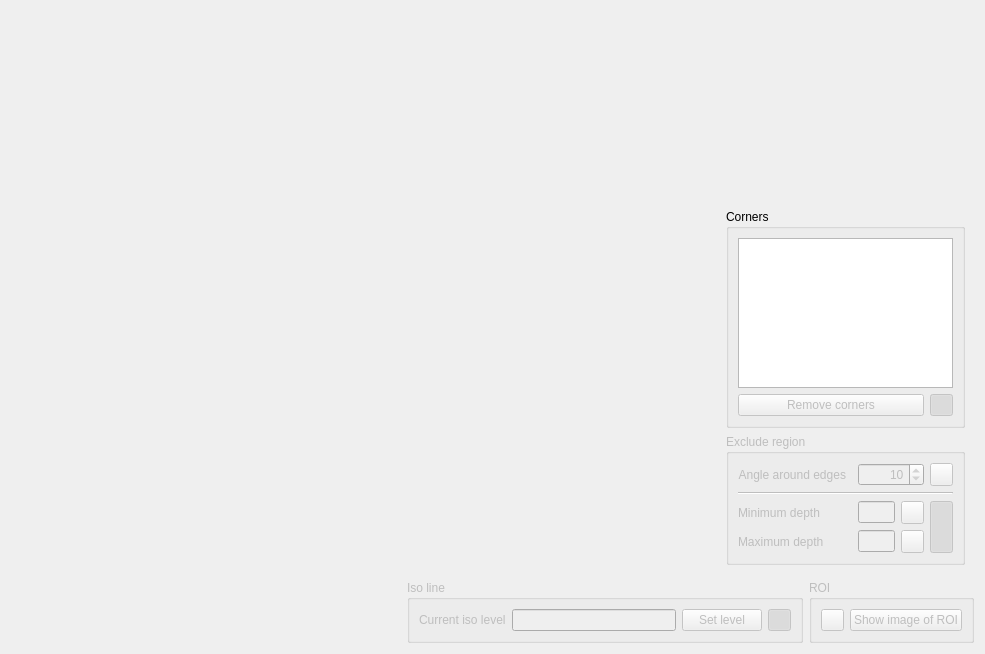
<?xml version="1.0" encoding="UTF-8"?>
<ui version="4.0">
 <class>Form</class>
 <widget class="QWidget" name="Form">
  <property name="geometry">
   <rect>
    <x>0</x>
    <y>0</y>
    <width>985</width>
    <height>654</height>
   </rect>
  </property>
  <property name="windowTitle">
   <string>Form</string>
  </property>
  <layout class="QVBoxLayout" name="verticalLayout">
   <item>
    <widget class="QWidget" name="top_widget" native="true">
     <property name="enabled">
      <bool>true</bool>
     </property>
     <property name="sizePolicy">
      <sizepolicy hsizetype="Expanding" vsizetype="Expanding">
       <horstretch>0</horstretch>
       <verstretch>0</verstretch>
      </sizepolicy>
     </property>
     <property name="minimumSize">
      <size>
       <width>0</width>
       <height>0</height>
      </size>
     </property>
     <layout class="QHBoxLayout" name="horizontalLayout_2" stretch="0,0,0">
      <item>
       <widget class="ImageAnalysisWidget" name="image_widget" native="true">
        <property name="sizePolicy">
         <sizepolicy hsizetype="Preferred" vsizetype="Expanding">
          <horstretch>2</horstretch>
          <verstretch>0</verstretch>
         </sizepolicy>
        </property>
        <property name="minimumSize">
         <size>
          <width>700</width>
          <height>500</height>
         </size>
        </property>
        <property name="sizeIncrement">
         <size>
          <width>0</width>
          <height>0</height>
         </size>
        </property>
        <property name="baseSize">
         <size>
          <width>500</width>
          <height>500</height>
         </size>
        </property>
       </widget>
      </item>
      <item>
       <spacer name="horizontalSpacer_2">
        <property name="orientation">
         <enum>Qt::Horizontal</enum>
        </property>
        <property name="sizeHint" stdset="0">
         <size>
          <width>40</width>
          <height>20</height>
         </size>
        </property>
       </spacer>
      </item>
      <item>
       <layout class="QVBoxLayout" name="corners_layout">
        <item>
         <spacer name="verticalSpacer">
          <property name="orientation">
           <enum>Qt::Vertical</enum>
          </property>
          <property name="sizeType">
           <enum>QSizePolicy::Expanding</enum>
          </property>
          <property name="sizeHint" stdset="0">
           <size>
            <width>20</width>
            <height>40</height>
           </size>
          </property>
         </spacer>
        </item>
        <item>
         <widget class="QGroupBox" name="corner_box">
          <property name="sizePolicy">
           <sizepolicy hsizetype="Preferred" vsizetype="Preferred">
            <horstretch>0</horstretch>
            <verstretch>0</verstretch>
           </sizepolicy>
          </property>
          <property name="minimumSize">
           <size>
            <width>100</width>
            <height>0</height>
           </size>
          </property>
          <property name="title">
           <string>Corners</string>
          </property>
          <layout class="QVBoxLayout" name="verticalLayout_2">
           <item>
            <widget class="QListWidget" name="corner_list">
             <property name="sizePolicy">
              <sizepolicy hsizetype="Preferred" vsizetype="Maximum">
               <horstretch>0</horstretch>
               <verstretch>0</verstretch>
              </sizepolicy>
             </property>
             <property name="minimumSize">
              <size>
               <width>0</width>
               <height>0</height>
              </size>
             </property>
             <property name="maximumSize">
              <size>
               <width>16777215</width>
               <height>150</height>
              </size>
             </property>
            </widget>
           </item>
           <item>
            <layout class="QHBoxLayout" name="horizontalLayout_3">
             <item>
              <widget class="QPushButton" name="remove_corners_button">
               <property name="enabled">
                <bool>false</bool>
               </property>
               <property name="text">
                <string>Remove corners</string>
               </property>
              </widget>
             </item>
             <item>
              <widget class="QPushButton" name="hide_corners_button">
               <property name="enabled">
                <bool>false</bool>
               </property>
               <property name="sizePolicy">
                <sizepolicy hsizetype="Fixed" vsizetype="Fixed">
                 <horstretch>0</horstretch>
                 <verstretch>0</verstretch>
                </sizepolicy>
               </property>
               <property name="maximumSize">
                <size>
                 <width>23</width>
                 <height>23</height>
                </size>
               </property>
               <property name="baseSize">
                <size>
                 <width>32</width>
                 <height>32</height>
                </size>
               </property>
               <property name="text">
                <string/>
               </property>
               <property name="iconSize">
                <size>
                 <width>32</width>
                 <height>32</height>
                </size>
               </property>
               <property name="checkable">
                <bool>true</bool>
               </property>
               <property name="checked">
                <bool>true</bool>
               </property>
              </widget>
             </item>
            </layout>
           </item>
          </layout>
         </widget>
        </item>
        <item>
         <widget class="QGroupBox" name="exclude_region_box">
          <property name="enabled">
           <bool>false</bool>
          </property>
          <property name="title">
           <string>Exclude region</string>
          </property>
          <layout class="QGridLayout" name="gridLayout">
           <item row="3" column="2">
            <widget class="QLineEdit" name="max_depth_field">
             <property name="sizePolicy">
              <sizepolicy hsizetype="Preferred" vsizetype="Fixed">
               <horstretch>0</horstretch>
               <verstretch>0</verstretch>
              </sizepolicy>
             </property>
             <property name="alignment">
              <set>Qt::AlignBottom|Qt::AlignRight|Qt::AlignTrailing</set>
             </property>
             <property name="readOnly">
              <bool>true</bool>
             </property>
            </widget>
           </item>
           <item row="0" column="0">
            <widget class="QLabel" name="label">
             <property name="layoutDirection">
              <enum>Qt::RightToLeft</enum>
             </property>
             <property name="text">
              <string>Angle around edges</string>
             </property>
             <property name="alignment">
              <set>Qt::AlignRight|Qt::AlignTrailing|Qt::AlignVCenter</set>
             </property>
            </widget>
           </item>
           <item row="2" column="2">
            <widget class="QLineEdit" name="min_depth_field">
             <property name="sizePolicy">
              <sizepolicy hsizetype="Preferred" vsizetype="Fixed">
               <horstretch>0</horstretch>
               <verstretch>0</verstretch>
              </sizepolicy>
             </property>
             <property name="alignment">
              <set>Qt::AlignRight|Qt::AlignTrailing|Qt::AlignVCenter</set>
             </property>
             <property name="readOnly">
              <bool>true</bool>
             </property>
            </widget>
           </item>
           <item row="2" column="0">
            <widget class="QLabel" name="label_3">
             <property name="text">
              <string>Minimum depth</string>
             </property>
            </widget>
           </item>
           <item row="0" column="4">
            <widget class="QPushButton" name="show_angles_button">
             <property name="sizePolicy">
              <sizepolicy hsizetype="Maximum" vsizetype="Fixed">
               <horstretch>0</horstretch>
               <verstretch>0</verstretch>
              </sizepolicy>
             </property>
             <property name="minimumSize">
              <size>
               <width>23</width>
               <height>23</height>
              </size>
             </property>
             <property name="maximumSize">
              <size>
               <width>23</width>
               <height>23</height>
              </size>
             </property>
             <property name="text">
              <string/>
             </property>
             <property name="iconSize">
              <size>
               <width>32</width>
               <height>32</height>
              </size>
             </property>
             <property name="checkable">
              <bool>true</bool>
             </property>
            </widget>
           </item>
           <item row="3" column="0">
            <widget class="QLabel" name="label_2">
             <property name="text">
              <string>Maximum depth</string>
             </property>
            </widget>
           </item>
           <item row="3" column="3">
            <widget class="QPushButton" name="set_maximum_button">
             <property name="sizePolicy">
              <sizepolicy hsizetype="Minimum" vsizetype="Minimum">
               <horstretch>0</horstretch>
               <verstretch>0</verstretch>
              </sizepolicy>
             </property>
             <property name="minimumSize">
              <size>
               <width>23</width>
               <height>23</height>
              </size>
             </property>
             <property name="maximumSize">
              <size>
               <width>23</width>
               <height>23</height>
              </size>
             </property>
             <property name="text">
              <string/>
             </property>
            </widget>
           </item>
           <item row="2" column="3">
            <widget class="QPushButton" name="set_minimum_button">
             <property name="sizePolicy">
              <sizepolicy hsizetype="Fixed" vsizetype="Fixed">
               <horstretch>0</horstretch>
               <verstretch>0</verstretch>
              </sizepolicy>
             </property>
             <property name="minimumSize">
              <size>
               <width>23</width>
               <height>23</height>
              </size>
             </property>
             <property name="maximumSize">
              <size>
               <width>23</width>
               <height>23</height>
              </size>
             </property>
             <property name="text">
              <string/>
             </property>
            </widget>
           </item>
           <item row="2" column="4" rowspan="2">
            <widget class="QPushButton" name="hide_lines_button">
             <property name="sizePolicy">
              <sizepolicy hsizetype="Minimum" vsizetype="Minimum">
               <horstretch>0</horstretch>
               <verstretch>0</verstretch>
              </sizepolicy>
             </property>
             <property name="maximumSize">
              <size>
               <width>23</width>
               <height>16777215</height>
              </size>
             </property>
             <property name="text">
              <string/>
             </property>
             <property name="checkable">
              <bool>true</bool>
             </property>
             <property name="checked">
              <bool>true</bool>
             </property>
            </widget>
           </item>
           <item row="0" column="2" colspan="2">
            <widget class="QSpinBox" name="angle_box">
             <property name="alignment">
              <set>Qt::AlignRight|Qt::AlignTrailing|Qt::AlignVCenter</set>
             </property>
             <property name="maximum">
              <number>45</number>
             </property>
             <property name="value">
              <number>10</number>
             </property>
            </widget>
           </item>
           <item row="1" column="0" colspan="5">
            <widget class="Line" name="line">
             <property name="orientation">
              <enum>Qt::Horizontal</enum>
             </property>
            </widget>
           </item>
          </layout>
         </widget>
        </item>
       </layout>
      </item>
     </layout>
    </widget>
   </item>
   <item>
    <layout class="QHBoxLayout" name="bottom_layout" stretch="0,0,0">
     <item>
      <spacer name="horizontalSpacer">
       <property name="orientation">
        <enum>Qt::Horizontal</enum>
       </property>
       <property name="sizeHint" stdset="0">
        <size>
         <width>40</width>
         <height>20</height>
        </size>
       </property>
      </spacer>
     </item>
     <item>
      <widget class="QGroupBox" name="iso_line_box">
       <property name="enabled">
        <bool>false</bool>
       </property>
       <property name="title">
        <string>Iso line</string>
       </property>
       <layout class="QHBoxLayout" name="horizontalLayout">
        <item>
         <widget class="QLabel" name="iso_level_label">
          <property name="text">
           <string>Current iso level</string>
          </property>
         </widget>
        </item>
        <item>
         <widget class="QLineEdit" name="iso_edit">
          <property name="alignment">
           <set>Qt::AlignRight|Qt::AlignTrailing|Qt::AlignVCenter</set>
          </property>
         </widget>
        </item>
        <item>
         <widget class="QPushButton" name="level_button">
          <property name="text">
           <string>Set level</string>
          </property>
         </widget>
        </item>
        <item>
         <widget class="QPushButton" name="hide_iso_button">
          <property name="sizePolicy">
           <sizepolicy hsizetype="Fixed" vsizetype="Fixed">
            <horstretch>0</horstretch>
            <verstretch>0</verstretch>
           </sizepolicy>
          </property>
          <property name="maximumSize">
           <size>
            <width>23</width>
            <height>23</height>
           </size>
          </property>
          <property name="text">
           <string/>
          </property>
          <property name="checkable">
           <bool>true</bool>
          </property>
          <property name="checked">
           <bool>true</bool>
          </property>
         </widget>
        </item>
       </layout>
      </widget>
     </item>
     <item>
      <widget class="QGroupBox" name="roi_box">
       <property name="enabled">
        <bool>false</bool>
       </property>
       <property name="title">
        <string>ROI</string>
       </property>
       <layout class="QHBoxLayout" name="horizontalLayout_6">
        <item>
         <widget class="QPushButton" name="show_roi_button">
          <property name="sizePolicy">
           <sizepolicy hsizetype="Fixed" vsizetype="Fixed">
            <horstretch>0</horstretch>
            <verstretch>0</verstretch>
           </sizepolicy>
          </property>
          <property name="maximumSize">
           <size>
            <width>23</width>
            <height>23</height>
           </size>
          </property>
          <property name="text">
           <string/>
          </property>
          <property name="checkable">
           <bool>true</bool>
          </property>
         </widget>
        </item>
        <item>
         <widget class="QPushButton" name="show_roi_image_button">
          <property name="text">
           <string>Show image of ROI</string>
          </property>
         </widget>
        </item>
       </layout>
      </widget>
     </item>
    </layout>
   </item>
  </layout>
 </widget>
 <customwidgets>
  <customwidget>
   <class>ImageAnalysisWidget</class>
   <extends>QWidget</extends>
   <header>tipeval.ui.widgets</header>
   <container>1</container>
  </customwidget>
 </customwidgets>
 <resources/>
 <connections/>
</ui>
